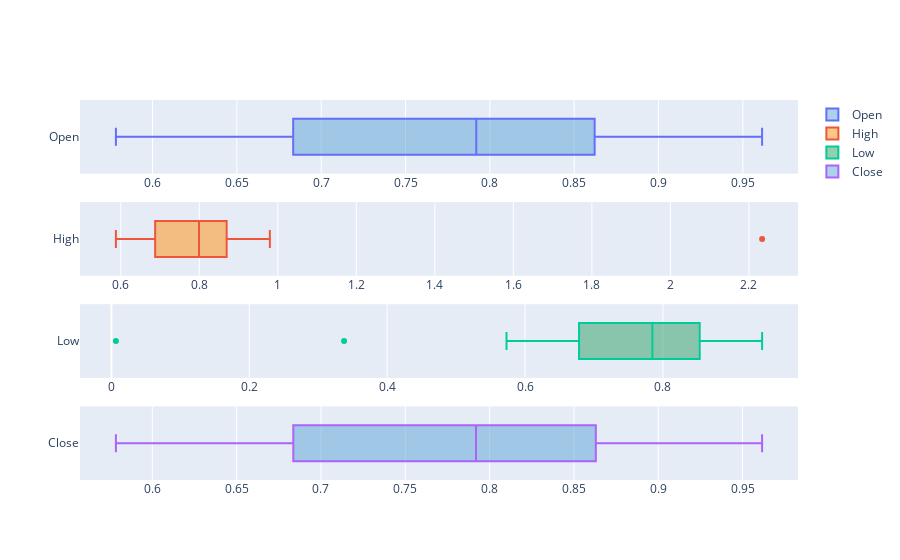

Notebook code for this chart:
### Code cell
# Visualizing Open, High, Low and Close variables after outlier transformation
fig = make_subplots(rows=4, cols=1)
fig.add_trace(go.Box(x=df["Open"], fillcolor='rgba(93, 164, 214, 0.5)', name="Open"), row=1, col=1)
fig.add_trace(go.Box(x=df["High"], fillcolor='rgba(255, 144, 14, 0.5)', name="High"), row=2, col=1)
fig.add_trace(go.Box(x=df["Low"], fillcolor='rgba(44, 160, 101, 0.5)', name="Low"),row=3, col=1)
fig.add_trace(go.Box(x=df["Close"], fillcolor='rgba(93, 164, 214, 0.5)', name="Close"), row=4, col=1)

### Figure 1 — Plotly figure (JSON) as saved in the notebook; plotly's stock layout.template omitted (floating-point values rounded to 4 significant figures; data arrays with more than 128 entries replaced by an {"elided": "..."} marker saying what was removed)
{"data": [{"fillcolor": "rgba(93, 164, 214, 0.5)", "name": "Open", "type": "box", "x": {"elided": "994 float values"}, "xaxis": "x", "yaxis": "y"}, {"fillcolor": "rgba(255, 144, 14, 0.5)", "name": "High", "type": "box", "x": {"elided": "994 float values"}, "xaxis": "x2", "yaxis": "y2"}, {"fillcolor": "rgba(44, 160, 101, 0.5)", "name": "Low", "type": "box", "x": {"elided": "994 float values"}, "xaxis": "x3", "yaxis": "y3"}, {"fillcolor": "rgba(93, 164, 214, 0.5)", "name": "Close", "type": "box", "x": {"elided": "994 float values"}, "xaxis": "x4", "yaxis": "y4"}], "layout": {"xaxis": {"anchor": "y", "domain": [0, 1]}, "xaxis2": {"anchor": "y2", "domain": [0, 1]}, "xaxis3": {"anchor": "y3", "domain": [0, 1]}, "xaxis4": {"anchor": "y4", "domain": [0, 1]}, "yaxis": {"anchor": "x", "domain": [0.8063, 1]}, "yaxis2": {"anchor": "x2", "domain": [0.5375, 0.7312]}, "yaxis3": {"anchor": "x3", "domain": [0.2687, 0.4625]}, "yaxis4": {"anchor": "x4", "domain": [0, 0.1938]}}}
